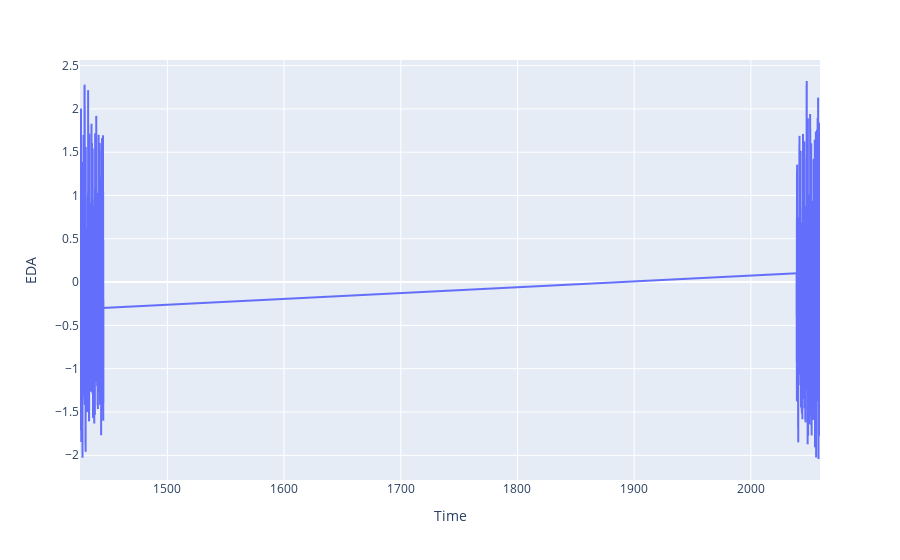

Write notebook code for a chart like this one.
### Code cell
import plotly.express as px

fig = px.line(df_start_times, x="Time", y="EDA")
fig.show()

### Figure 1 — Plotly figure (JSON) as saved in the notebook; plotly's stock layout.template omitted (floating-point values rounded to 4 significant figures; data arrays with more than 128 entries replaced by an {"elided": "..."} marker saying what was removed)
{"data": [{"hovertemplate": "Time=%{x}<br>EDA=%{y}<extra></extra>", "legendgroup": "", "line": {"color": "#636efa", "dash": "solid"}, "marker": {"symbol": "circle"}, "mode": "lines", "name": "", "showlegend": false, "x": {"elided": "80199 float values"}, "xaxis": "x", "y": {"elided": "80199 float values"}, "yaxis": "y", "type": "scattergl"}], "layout": {"xaxis": {"anchor": "y", "domain": [0.0, 1.0], "title": {"text": "Time"}}, "yaxis": {"anchor": "x", "domain": [0.0, 1.0], "title": {"text": "EDA"}}, "legend": {"tracegroupgap": 0}, "margin": {"t": 60}}}
